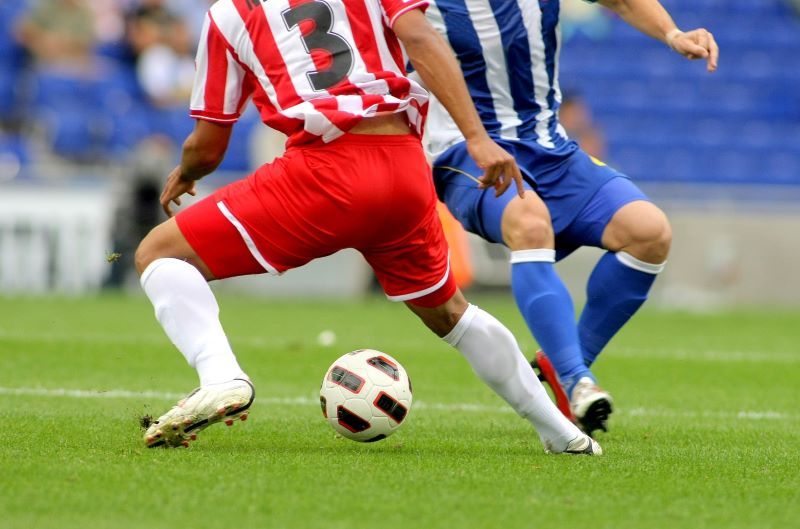
#> input picture 4주차/soccer.jpg, 800 x 529 px
$ python a_first.py
#> lines starting #> are read from the running program, lines starting #| are printed output that depends on the picture
import cv2 as cv
import numpy as np
import matplotlib.pyplot as plt

img = cv.imread('soccer.jpg')
#> img is the input picture: shape (529, 800, 3); mean B, G, R 107.3, 133.3, 136.8
gray = cv.cvtColor(img,cv.COLOR_BGR2GRAY)
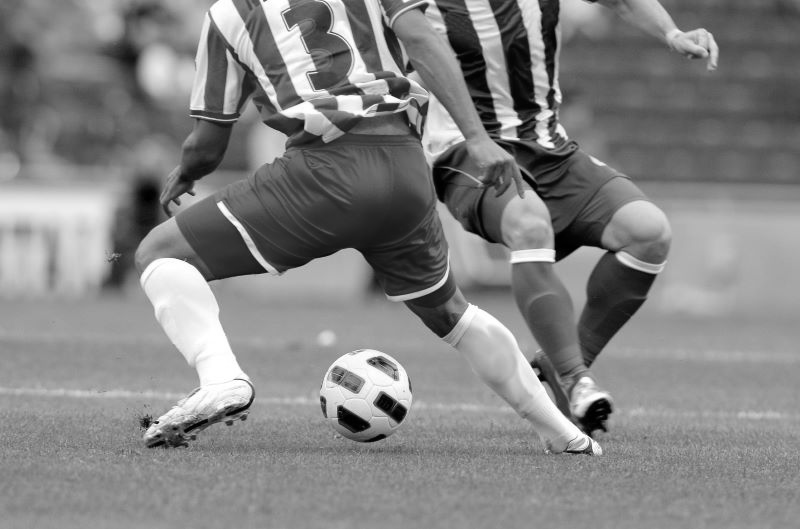
#> gray: shape (529, 800); min 0, max 255, mean 131.4

grad_x = cv.Sobel(gray, cv.CV_64F, 1, 0, ksize = 3)
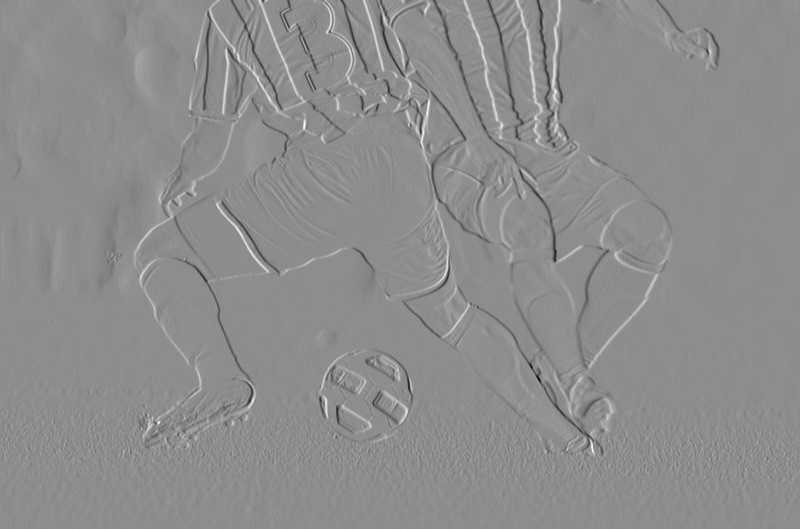
#> grad_x: shape (529, 800) float64; min -869, max 696, mean -0.1; drawn with min black and max white
grad_y = cv.Sobel(gray, cv.CV_64F, 0, 1, ksize = 3)
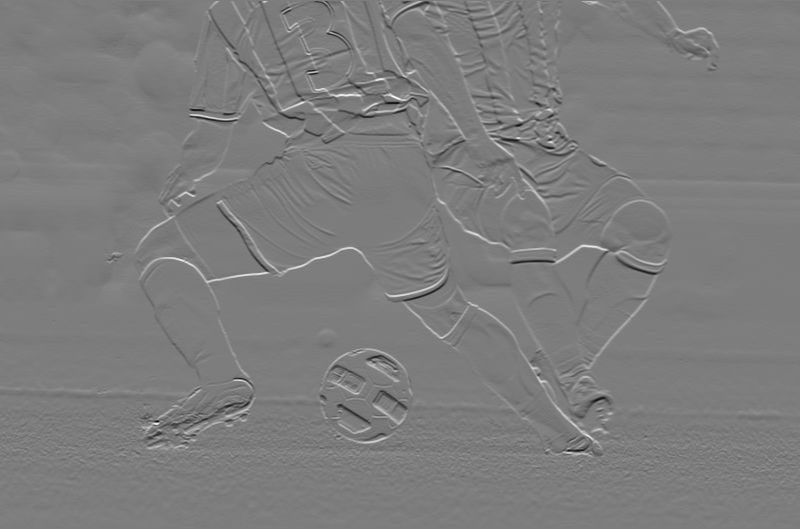
#> grad_y: shape (529, 800) float64; min -789, max 817, mean 0.2; drawn with min black and max white

edge_strength = cv.magnitude(grad_x, grad_y)
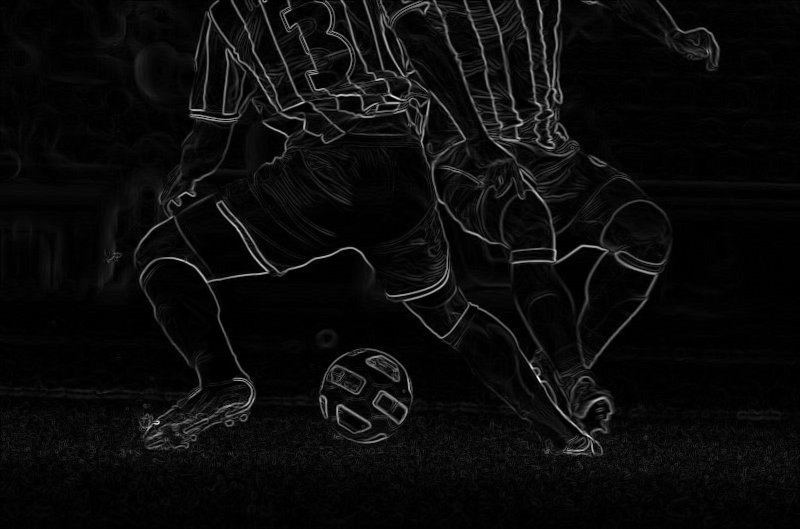
#> edge_strength: shape (529, 800) float64; min 0, max 979.1, mean 43.5; drawn with min black and max white
edge_strength = cv.convertScaleAbs(edge_strength)
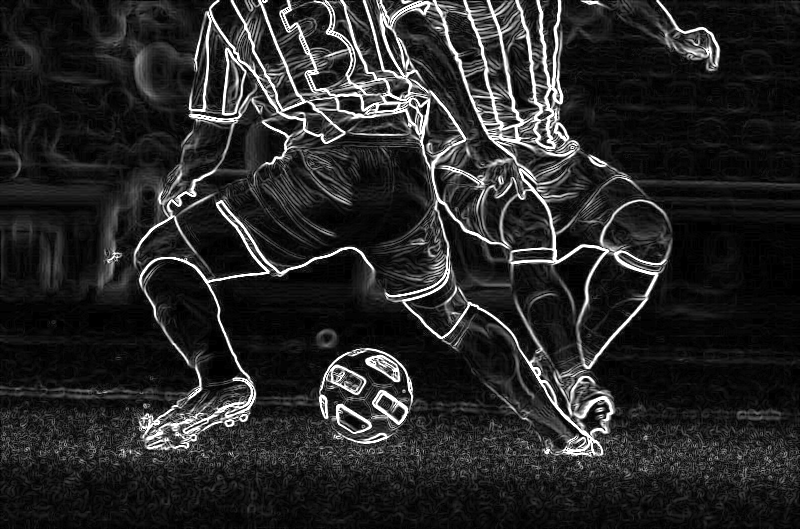
#> edge_strength: shape (529, 800); min 0, max 255, mean 39.1

'''
cv.imshow('Original', gray)
cv.imshow('sobelx', grad_x)
cv.imshow('sobely', grad_y)
cv.imshow('edge strength', edge_strength)
'''

plt.figure(figsize=(10, 5))

plt.subplot(1, 2, 1)
plt.imshow(cv.cvtColor(img,cv.COLOR_BGR2RGB))
plt.title('Original Image')
plt.axis('off')

plt.subplot(1, 2, 2)
plt.imshow(edge_strength, cmap='gray')
plt.title('Edge Strength')
plt.axis('off')

plt.show()
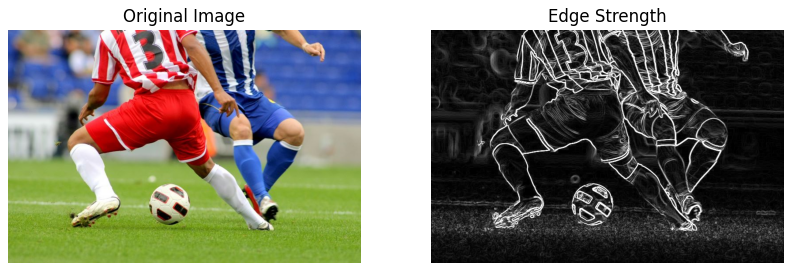
#> figure drawn by matplotlib, 2 panels

$ run again, with 4주차/coffee cup.JPG copied over 4주차/soccer.jpg
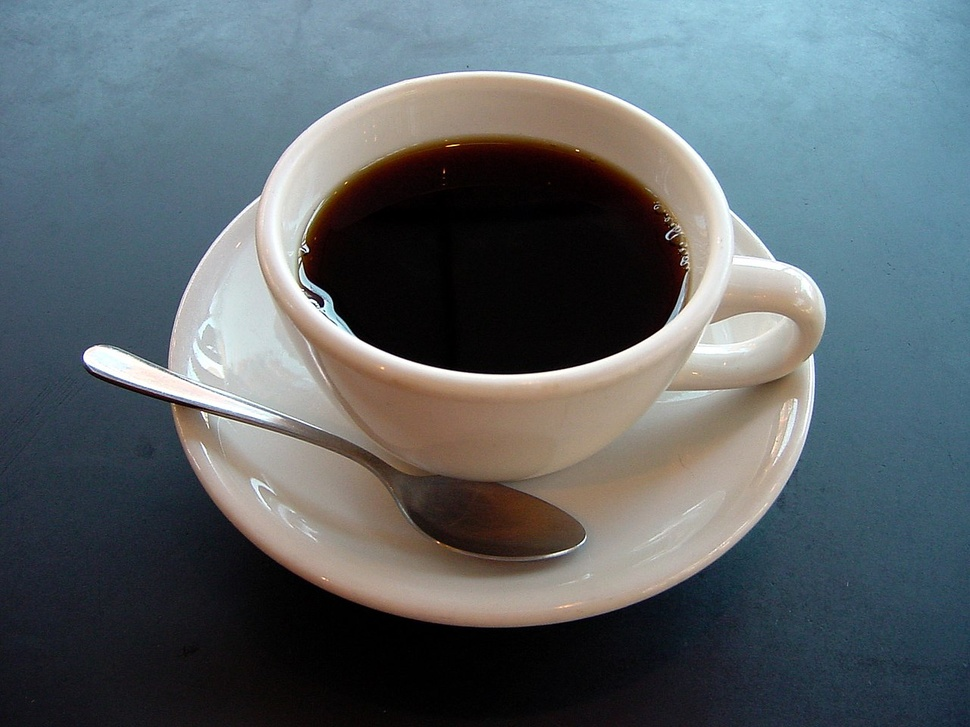
#> input picture 4주차/coffee cup.JPG, 970 x 727 px, shrunk from 1280 x 960 before the run
#> img is the input picture: shape (727, 970, 3); mean B, G, R 105.3, 100.9, 92.1
#> `edge_strength = cv.convertScaleAbs(edge_strength)`:
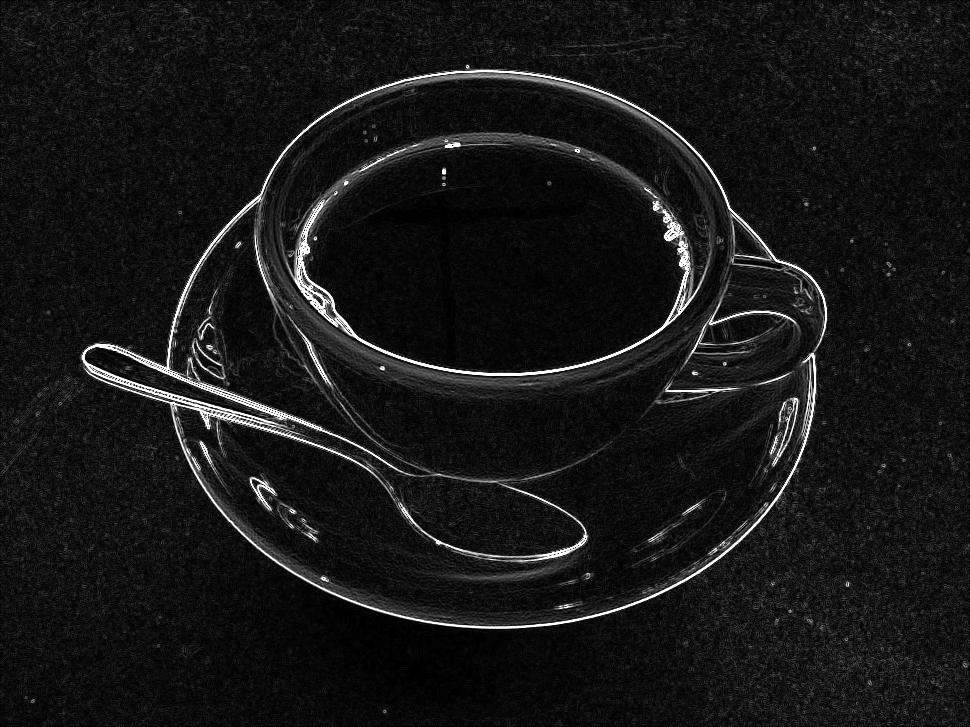
#> edge_strength: shape (727, 970); min 0, max 255, mean 23.1
#> `plt.show()`:
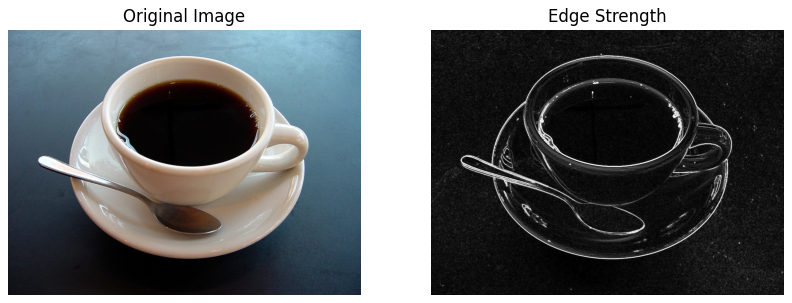
#> figure drawn by matplotlib, 2 panels

$ run again, with 4주차/top.jpg copied over 4주차/soccer.jpg
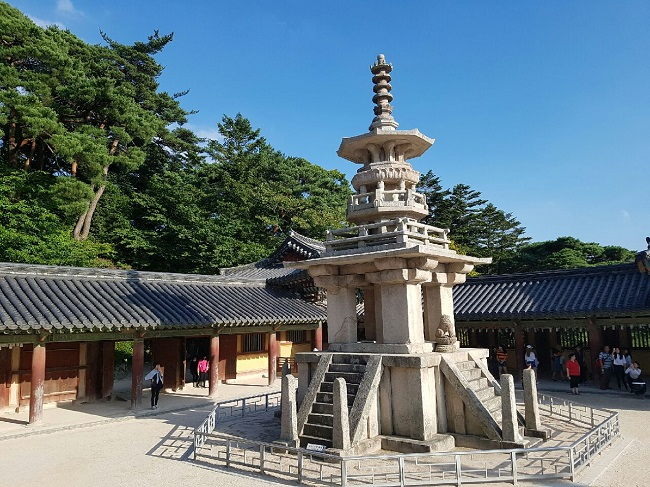
#> input picture 4주차/top.jpg, 650 x 487 px
#> img is the input picture: shape (487, 650, 3); mean B, G, R 123.4, 116.1, 96.8
#> `edge_strength = cv.convertScaleAbs(edge_strength)`:
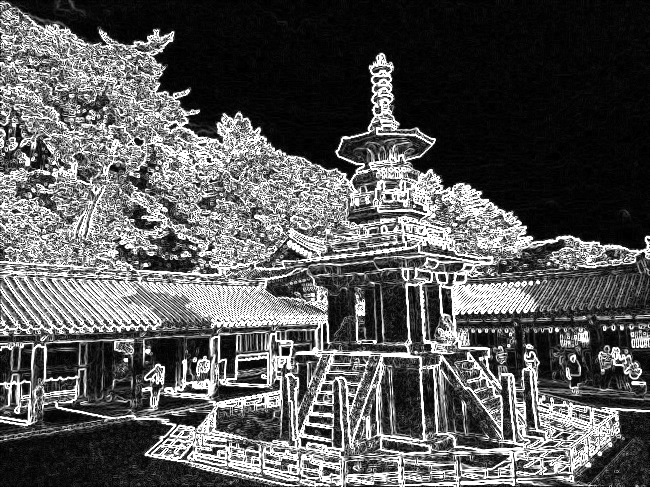
#> edge_strength: shape (487, 650); min 0, max 255, mean 88.9
#> `plt.show()`:
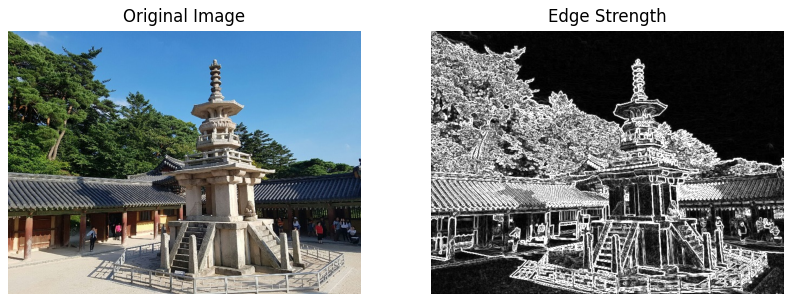
#> figure drawn by matplotlib, 2 panels
